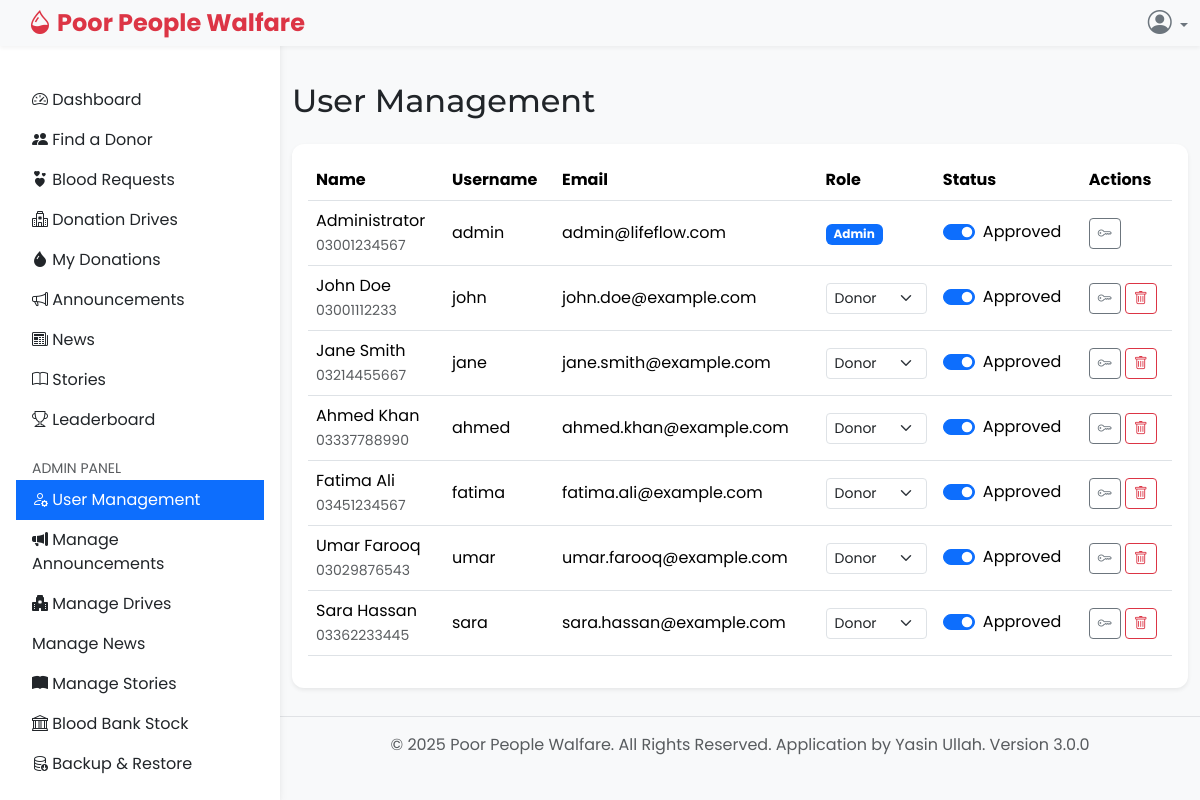
/index2.php?page=admin_users (signed in), run on the app's committed database.
### tables this page shows
CREATE TABLE users (
            id INTEGER PRIMARY KEY AUTOINCREMENT,
            username TEXT UNIQUE NOT NULL,
            email TEXT UNIQUE NOT NULL,
            password_hash TEXT NOT NULL,
            full_name TEXT NOT NULL,
            contact_number TEXT,
            role TEXT NOT NULL DEFAULT 'donor' CHECK(role IN ('donor', 'admin')),
            approved INTEGER DEFAULT 0, -- 0 for pending, 1 for approved
            first_login INTEGER DEFAULT 1, -- 1 for first login, 0 after password change
            created_at DATETIME DEFAULT CURRENT_TIMESTAMP
        );

CREATE TABLE profiles (
            id INTEGER PRIMARY KEY AUTOINCREMENT,
            user_id INTEGER UNIQUE NOT NULL,
            blood_group TEXT NOT NULL,
            city TEXT,
            last_donation_date DATE,
            is_available INTEGER DEFAULT 1,
            total_donations INTEGER DEFAULT 0,
            updated_at DATETIME DEFAULT CURRENT_TIMESTAMP,
            FOREIGN KEY (user_id) REFERENCES users(id) ON DELETE CASCADE
        );

### index2.php (the view, shortened to what this page needs)
<?php
function get_db()
{
    static $db = null;
    if ($db === null) {
        try {
            $db = new PDO('sqlite:' . DB_FILE);
            $db->setAttribute(PDO::ATTR_ERRMODE, PDO::ERRMODE_EXCEPTION);
            $db->setAttribute(PDO::ATTR_DEFAULT_FETCH_MODE, PDO::FETCH_ASSOC);
            $db->exec("PRAGMA foreign_keys = ON;");
            $db->exec("PRAGMA journal_mode = WAL;");
            $db->exec("PRAGMA synchronous = NORMAL;");
        } catch (PDOException $e) {
            error_log("Database Connection Error: " . $e->getMessage());
            http_response_code(500);
            die("
                <div style='font-family: sans-serif; padding: 20px; border: 2px solid #dc3545; background: #f8d7da; color: #721c24; margin: 50px; border-radius: 8px;'>
                    <h1 style='color: #dc3545;'>&#x26A0; Application Error</h1>
                    <p>We are currently experiencing technical difficulties. Please try again later.</p>
                    <p style='font-size: 0.8em; color: #721c24;'>If you are the administrator, please check server permissions for the database file (<code>" . htmlspecialchars(basename(DB_FILE)) . "</code>) and the application directory.</p>
                </div>
            ");
        }
    }
    return $db;
}
function sanitize($data)
{
    return htmlspecialchars((string)$data, ENT_QUOTES, 'UTF-8');
}
function is_logged_in()
{
    if (isset($_SESSION['user_id'])) {
        return true;
    }
    return false;
}
function get_current_user_role()
{
    return $_SESSION['role'] ?? null;
}
function get_current_user_id()
{
    return $_SESSION['user_id'] ?? null;
}
function render_icon($icon_name, $extra_classes = '')
{
    return "<i class='bi bi-{$icon_name} {$extra_classes}'></i>";
}
$page = sanitize($_GET['page'] ?? (is_logged_in() ? 'dashboard' : 'home'));
$db = get_db();
$roles = ['donor', 'admin'];
?>
<!DOCTYPE html>
<html lang="en">
<head>
    <link href="https://cdn.jsdelivr.net/npm/bootstrap@5.3.2/dist/css/bootstrap.min.css" rel="stylesheet">
    <link rel="stylesheet" href="https://cdn.jsdelivr.net/npm/bootstrap-icons@1.11.3/font/bootstrap-icons.min.css">
</head>
<body>
    <?php if ($page !== 'certificate'):
    ?>
        <?php if (is_logged_in()): ?>
            <header class="navbar navbar-expand-lg navbar-light bg-light fixed-top p-0">
                <div class="container-fluid">
                    <a class="navbar-brand fw-bold text-primary ms-3" href="?page=dashboard"><?= render_icon('droplet-half') ?> <?= SITE_NAME ?></a>
                    <div class="ms-auto d-flex align-items-center">
                        <div class="dropdown">
                            <a href="#" class="nav-link dropdown-toggle text-secondary" id="userDropdown" role="button" data-bs-toggle="dropdown" aria-expanded="false">
                                <?= render_icon('person-circle', 'fs-4') ?>
                            </a>
                        </div>
                    </div>
                </div>
            </header>
            <nav id="sidebarMenu" class="d-lg-block sidebar bg-white">
                <div class="position-sticky">
                    <div class="list-group list-group-flush mx-3 mt-4">
                        <a href="?page=dashboard" class="list-group-item list-group-item-action py-2 ripple <?= ($page == 'dashboard') ? 'active' : '' ?>">
                            <?= render_icon('speedometer2') ?> <span>Dashboard</span>
                        </a>
                        <a href="?page=donors" class="list-group-item list-group-item-action py-2 ripple <?= ($page == 'donors') ? 'active' : '' ?>">
                            <?= render_icon('people-fill') ?> <span>Find a Donor</span>
                        </a>
                        <a href="?page=requests" class="list-group-item list-group-item-action py-2 ripple <?= ($page == 'requests') ? 'active' : '' ?>">
                            <?= render_icon('hearts') ?> <span>Blood Requests</span>
                        </a>
                        <a href="?page=drives" class="list-group-item list-group-item-action py-2 ripple <?= ($page == 'drives') ? 'active' : '' ?>">
                            <?= render_icon('hospital') ?> <span>Donation Drives</span>
                        </a>
                        <a href="?page=donations" class="list-group-item list-group-item-action py-2 ripple <?= ($page == 'donations') ? 'active' : '' ?>">
                            <?= render_icon('droplet-fill') ?> <span>My Donations</span>
                        </a>
                        <a href="?page=announcements" class="list-group-item list-group-item-action py-2 ripple <?= ($page == 'announcements') ? 'active' : '' ?>">
                            <?= render_icon('megaphone') ?> <span>Announcements</span>
                        </a>
                        <a href="?page=news" class="list-group-item list-group-item-action py-2 ripple <?= ($page == 'news') ? 'active' : '' ?>">
                            <?= render_icon('newspaper') ?> <span>News</span>
                        </a>
                        <a href="?page=stories" class="list-group-item list-group-item-action py-2 ripple <?= ($page == 'stories') ? 'active' : '' ?>">
                            <?= render_icon('book') ?> <span>Stories</span>
                        </a>
                        <a href="?page=leaderboard" class="list-group-item list-group-item-action py-2 ripple <?= ($page == 'leaderboard') ? 'active' : '' ?>">
                            <?= render_icon('trophy') ?> <span>Leaderboard</span>
                        </a>
                        <?php if (get_current_user_role() === 'admin'): ?>
                            <div class="pt-3">
                                <span class="text-muted small text-uppercase px-3">Admin Panel</span>
                                <a href="?page=admin_users" class="list-group-item list-group-item-action py-2 ripple <?= ($page == 'admin_users') ? 'active' : '' ?>">
                                    <?= render_icon('person-gear') ?> <span>User Management</span>
                                </a>
                                <a href="?page=admin_announcements" class="list-group-item list-group-item-action py-2 ripple <?= ($page == 'admin_announcements') ? 'active' : '' ?>">
                                    <?= render_icon('megaphone-fill') ?> <span>Manage Announcements</span>
                                </a>
                                <a href="?page=admin_drives" class="list-group-item list-group-item-action py-2 ripple <?= ($page == 'admin_drives') ? 'active' : '' ?>">
                                    <?= render_icon('hospital-fill') ?> <span>Manage Drives</span>
                                </a>
                                <a href="?page=admin_news" class="list-group-item list-group-item-action py-2 ripple <?= ($page == 'admin_news') ? 'active' : '' ?>">
                                    <?= render_icon('newspaper-fill') ?> <span>Manage News</span>
                                </a>
                                <a href="?page=admin_stories" class="list-group-item list-group-item-action py-2 ripple <?= ($page == 'admin_stories') ? 'active' : '' ?>">
                                    <?= render_icon('book-fill') ?> <span>Manage Stories</span>
                                </a>
                                <a href="?page=admin_blood_bank" class="list-group-item list-group-item-action py-2 ripple <?= ($page == 'admin_blood_bank') ? 'active' : '' ?>">
                                    <?= render_icon('bank') ?> <span>Blood Bank Stock</span>
                                </a>
                                <a href="?page=admin_backup" class="list-group-item list-group-item-action py-2 ripple <?= ($page == 'admin_backup') ? 'active' : '' ?>">
                                    <?= render_icon('database-down') ?> <span>Backup & Restore</span>
                                </a>
                            </div>
                        <?php endif; ?>
                    </div>
                </div>
            </nav>
            <main class="main-content" style="padding-top: 58px;">
                <div class="container-fluid pt-4">
                <?php endif;
                ?>
                    <?php endif; ?>
                    <?php
                    switch ($page) {
                    ?>
                        <?php
                        case 'admin_users':
                            $users = $db->query("SELECT u.*, p.blood_group FROM users u LEFT JOIN profiles p ON u.id = p.user_id ORDER BY u.created_at DESC")->fetchAll();
                        ?>
                            <h1 class="h2 mb-4">User Management</h1>
                            <div class="card shadow-sm">
                                <div class="card-body">
                                    <div class="table-responsive">
                                        <table class="table table-hover align-middle">
                                            <thead>
                                                <tr>
                                                    <th>Name</th>
                                                    <th>Username</th>
                                                    <th>Email</th>
                                                    <th>Role</th>
                                                    <th>Status</th>
                                                    <th>Actions</th>
                                                </tr>
                                            </thead>
                                            <tbody>
                                                <?php if (!empty($users)): foreach ($users as $user): ?>
                                                        <tr>
                                                            <td><?= sanitize($user['full_name']) ?> <br><small class="text-muted"><?= sanitize($user['contact_number']) ?></small></td>
                                                            <td><?= sanitize($user['username']) ?></td>
                                                            <td><?= sanitize($user['email']) ?></td>
                                                            <td>
                                                                <?php if ($user['id'] === get_current_user_id()):
                                                                ?>
                                                                    <span class="badge bg-primary"><?= ucfirst(sanitize($user['role'])) ?></span>
                                                                <?php else: ?>
                                                                    <form method="post" class="d-inline">
                                                                        <select name="role" class="form-select form-select-sm" onchange="this.form.submit()" aria-label="Change user role">
                                                                            <?php foreach ($roles as $role_option): ?>
                                                                                <option value="<?= $role_option ?>" <?= $user['role'] == $role_option ? 'selected' : '' ?>><?= ucfirst($role_option) ?></option>
                                                                            <?php endforeach; ?>
                                                                        </select>
                                                                    </form>
                                                                <?php endif; ?>
                                                            </td>
                                                            <td>
                                                                <form method="post">
                                                                    <div class="form-check form-switch">
                                                                        <input class="form-check-input" type="checkbox" name="approved" <?= $user['approved'] ? 'checked' : '' ?> onchange="this.form.submit()" aria-label="Approve/Disapprove user">
                                                                        <label class="form-check-label"><?= $user['approved'] ? 'Approved' : 'Pending' ?></label>
                                                                    </div>
                                                                </form>
                                                            </td>
                                                            <td>
                                                                <div class="btn-group" role="group">
                                                                    <form method="post" onsubmit="return confirm('Are you sure? This will generate a new password and set first_login flag.');" class="d-inline">
                                                                        <button type="submit" class="btn btn-sm btn-outline-secondary" title="Reset Password"><?= render_icon('key') ?></button>
                                                                    </form>
                                                                    <?php if ($user['id'] !== get_current_user_id()): ?>
                                                                        <form method="post" onsubmit="return confirm('WARNING: This will permanently delete the user and all associated data. Are you sure?');" class="d-inline ms-1">
                                                                            <button type="submit" class="btn btn-sm btn-outline-danger" title="Delete User"><?= render_icon('trash') ?></button>
                                                                        </form>
                                                                    <?php endif; ?>
                                                                </div>
                                                            </td>
                                                        </tr>
                                                    <?php endforeach;
                                                else: ?>
                                                    <tr>
                                                        <td colspan="6" class="text-center text-muted py-4">No users registered yet.</td>
                                                    </tr>
                                                <?php endif; ?>
                                            </tbody>
                                        </table>
                                    </div>
                                </div>
                            </div>
                        <?php
                            break;
                        ?>
                    <?php
                    }
                    ?>
                    <?php if ($page !== 'certificate'):
                    ?>
                    </div>
                </main>
                <footer class="mt-auto py-3 bg-light <?php if (is_logged_in()) echo 'main-content'; ?>">
                    <div class="container text-center">
                        <span class="text-muted">© <?= date('Y') ?> <?= SITE_NAME ?>. All Rights Reserved. Application by Yasin Ullah. Version <?= APP_VERSION ?></span>
                    </div>
                </footer>
            <?php endif;
            ?>
</body>
</html>

### data on the page
users: full_name "Administrator", contact_number "03001234567", username "admin", email "admin@lifeflow.com", role "Admin", approved "☑", shows "Approved"
profiles: user.full_name "John Doe", user.contact_number "03001112233", user.username "john", user.email "john.doe@example.com"
users: approved "☑"
profiles: user.full_name "Jane Smith", user.contact_number "03214455667", user.username "jane", user.email "jane.smith@example.com"
users: approved "☑"
profiles: user.full_name "Ahmed Khan", user.contact_number "03337788990", user.username "ahmed", user.email "ahmed.khan@example.com"
users: approved "☑"
profiles: user.full_name "Fatima Ali", user.contact_number "03451234567", user.username "fatima", user.email "fatima.ali@example.com"
users: approved "☑"
profiles: user.full_name "Umar Farooq", user.contact_number "03029876543", user.username "umar", user.email "umar.farooq@example.com"
users: approved "☑"
profiles: user.full_name "Sara Hassan", user.contact_number "03362233445", user.username "sara", user.email "sara.hassan@example.com"
users: approved "☑"

### other printed values
SITE_NAME "Poor People Walfare"
APP_VERSION "3.0.0"
form field role "Donor"
